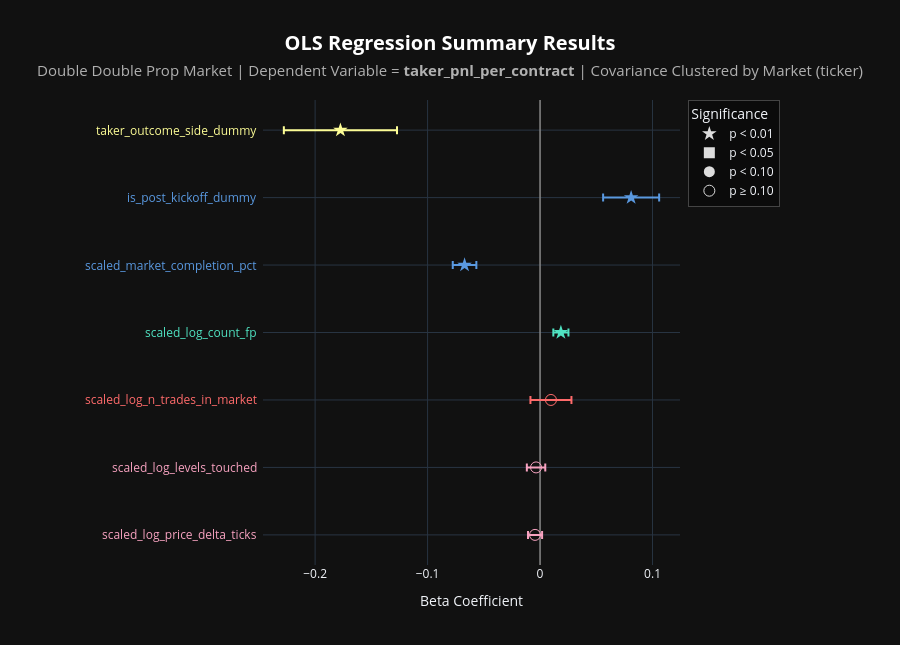

Notebook cell for this chart:
### Code cell
# Regression Analysis: Taker PnL
# Note, hover for regression details

graph_regression(
    df           = double_double_df,
    graph_title  = "Double Double",
    side         = 'taker',
    n_req_trades = 500,
    show_const   = False
)

### Figure 1 — Plotly figure (JSON) as saved in the notebook; plotly's stock layout.template omitted (floating-point values rounded to 4 significant figures)
{"data": [{"customdata": [[0.163, 0.003193, -1.395, 0.0628, 0.002394, -1.861, 1.334, -0.01072, 0.001805]], "error_x": {"array": [0.006261], "color": "#F7A2C0", "type": "data", "visible": true}, "hovertemplate": "<b>Independent Variable:</b> %{y}<br><b>Beta:</b> %{x:.4f}<br><b>95% CI:</b> [%{customdata[7]:.4f}, %{customdata[8]:.4f}]<br><br><b>Clustered (by ticker):</b><br>p-value: %{customdata[0]:.4f}<br>Std Error: %{customdata[1]:.4f}<br>t-statistic: %{customdata[2]:.2f}<br><br><b>Naive (non-clustered):</b><br>p-value: %{customdata[3]:.4f}<br>Std Error: %{customdata[4]:.4f}<br>t-statistic: %{customdata[5]:.2f}<br><br><b>SE inflation (clustered / naive):</b> %{customdata[6]:.2f}x<extra></extra>", "marker": {"color": "#F7A2C0", "size": 11, "symbol": "circle-open"}, "mode": "markers", "showlegend": false, "type": "scatter", "x": [-0.004455], "y": ["scaled_log_price_delta_ticks"]}, {"customdata": [[0.3948, 0.004179, -0.8509, 0.1472, 0.002454, -1.449, 1.703, -0.01175, 0.004637]], "error_x": {"array": [0.008193], "color": "#F7A2C0", "type": "data", "visible": true}, "hovertemplate": "<b>Independent Variable:</b> %{y}<br><b>Beta:</b> %{x:.4f}<br><b>95% CI:</b> [%{customdata[7]:.4f}, %{customdata[8]:.4f}]<br><br><b>Clustered (by ticker):</b><br>p-value: %{customdata[0]:.4f}<br>Std Error: %{customdata[1]:.4f}<br>t-statistic: %{customdata[2]:.2f}<br><br><b>Naive (non-clustered):</b><br>p-value: %{customdata[3]:.4f}<br>Std Error: %{customdata[4]:.4f}<br>t-statistic: %{customdata[5]:.2f}<br><br><b>SE inflation (clustered / naive):</b> %{customdata[6]:.2f}x<extra></extra>", "marker": {"color": "#F7A2C0", "size": 11, "symbol": "circle-open"}, "mode": "markers", "showlegend": false, "type": "scatter", "x": [-0.003556], "y": ["scaled_log_levels_touched"]}, {"customdata": [[0.2975, 0.009296, 1.042, 1.309e-16, 0.00117, 8.274, 7.942, -0.00854, 0.02791]], "error_x": {"array": [0.01822], "color": "#FF6B6B", "type": "data", "visible": true}, "hovertemplate": "<b>Independent Variable:</b> %{y}<br><b>Beta:</b> %{x:.4f}<br><b>95% CI:</b> [%{customdata[7]:.4f}, %{customdata[8]:.4f}]<br><br><b>Clustered (by ticker):</b><br>p-value: %{customdata[0]:.4f}<br>Std Error: %{customdata[1]:.4f}<br>t-statistic: %{customdata[2]:.2f}<br><br><b>Naive (non-clustered):</b><br>p-value: %{customdata[3]:.4f}<br>Std Error: %{customdata[4]:.4f}<br>t-statistic: %{customdata[5]:.2f}<br><br><b>SE inflation (clustered / naive):</b> %{customdata[6]:.2f}x<extra></extra>", "marker": {"color": "#FF6B6B", "size": 11, "symbol": "circle-open"}, "mode": "markers", "showlegend": false, "type": "scatter", "x": [0.009684], "y": ["scaled_log_n_trades_in_market"]}, {"customdata": [[6.521e-08, 0.003427, 5.404, 1.141e-49, 0.001249, 14.82, 2.743, 0.0118, 0.02524]], "error_x": {"array": [0.006719], "color": "#50E3C2", "type": "data", "visible": true}, "hovertemplate": "<b>Independent Variable:</b> %{y}<br><b>Beta:</b> %{x:.4f}<br><b>95% CI:</b> [%{customdata[7]:.4f}, %{customdata[8]:.4f}]<br><br><b>Clustered (by ticker):</b><br>p-value: %{customdata[0]:.4f}<br>Std Error: %{customdata[1]:.4f}<br>t-statistic: %{customdata[2]:.2f}<br><br><b>Naive (non-clustered):</b><br>p-value: %{customdata[3]:.4f}<br>Std Error: %{customdata[4]:.4f}<br>t-statistic: %{customdata[5]:.2f}<br><br><b>SE inflation (clustered / naive):</b> %{customdata[6]:.2f}x<extra></extra>", "marker": {"color": "#50E3C2", "size": 11, "symbol": "star"}, "mode": "markers", "showlegend": false, "type": "scatter", "x": [0.01852], "y": ["scaled_log_count_fp"]}, {"customdata": [[4.319e-36, 0.005351, -12.54, 0, 0.001655, -40.56, 3.233, -0.07761, -0.05663]], "error_x": {"array": [0.01049], "color": "#5A99E0", "type": "data", "visible": true}, "hovertemplate": "<b>Independent Variable:</b> %{y}<br><b>Beta:</b> %{x:.4f}<br><b>95% CI:</b> [%{customdata[7]:.4f}, %{customdata[8]:.4f}]<br><br><b>Clustered (by ticker):</b><br>p-value: %{customdata[0]:.4f}<br>Std Error: %{customdata[1]:.4f}<br>t-statistic: %{customdata[2]:.2f}<br><br><b>Naive (non-clustered):</b><br>p-value: %{customdata[3]:.4f}<br>Std Error: %{customdata[4]:.4f}<br>t-statistic: %{customdata[5]:.2f}<br><br><b>SE inflation (clustered / naive):</b> %{customdata[6]:.2f}x<extra></extra>", "marker": {"color": "#5A99E0", "size": 11, "symbol": "star"}, "mode": "markers", "showlegend": false, "type": "scatter", "x": [-0.06712], "y": ["scaled_market_completion_pct"]}, {"customdata": [[1.855e-10, 0.01271, 6.373, 1.666e-111, 0.003605, 22.46, 3.525, 0.05606, 0.1059]], "error_x": {"array": [0.02491], "color": "#5A99E0", "type": "data", "visible": true}, "hovertemplate": "<b>Independent Variable:</b> %{y}<br><b>Beta:</b> %{x:.4f}<br><b>95% CI:</b> [%{customdata[7]:.4f}, %{customdata[8]:.4f}]<br><br><b>Clustered (by ticker):</b><br>p-value: %{customdata[0]:.4f}<br>Std Error: %{customdata[1]:.4f}<br>t-statistic: %{customdata[2]:.2f}<br><br><b>Naive (non-clustered):</b><br>p-value: %{customdata[3]:.4f}<br>Std Error: %{customdata[4]:.4f}<br>t-statistic: %{customdata[5]:.2f}<br><br><b>SE inflation (clustered / naive):</b> %{customdata[6]:.2f}x<extra></extra>", "marker": {"color": "#5A99E0", "size": 11, "symbol": "star"}, "mode": "markers", "showlegend": false, "type": "scatter", "x": [0.08097], "y": ["is_post_kickoff_dummy"]}, {"customdata": [[4.595e-12, 0.02566, -6.918, 0, 0.003488, -50.88, 7.356, -0.2278, -0.1272]], "error_x": {"array": [0.0503], "color": "#FDFD96", "type": "data", "visible": true}, "hovertemplate": "<b>Independent Variable:</b> %{y}<br><b>Beta:</b> %{x:.4f}<br><b>95% CI:</b> [%{customdata[7]:.4f}, %{customdata[8]:.4f}]<br><br><b>Clustered (by ticker):</b><br>p-value: %{customdata[0]:.4f}<br>Std Error: %{customdata[1]:.4f}<br>t-statistic: %{customdata[2]:.2f}<br><br><b>Naive (non-clustered):</b><br>p-value: %{customdata[3]:.4f}<br>Std Error: %{customdata[4]:.4f}<br>t-statistic: %{customdata[5]:.2f}<br><br><b>SE inflation (clustered / naive):</b> %{customdata[6]:.2f}x<extra></extra>", "marker": {"color": "#FDFD96", "size": 11, "symbol": "star"}, "mode": "markers", "showlegend": false, "type": "scatter", "x": [-0.1775], "y": ["taker_outcome_side_dummy"]}, {"hoverinfo": "skip", "marker": {"color": "#dddddd", "size": 11, "symbol": "star"}, "mode": "markers", "name": "p < 0.01", "showlegend": true, "type": "scatter", "x": [null], "y": [null]}, {"hoverinfo": "skip", "marker": {"color": "#dddddd", "size": 11, "symbol": "square"}, "mode": "markers", "name": "p < 0.05", "showlegend": true, "type": "scatter", "x": [null], "y": [null]}, {"hoverinfo": "skip", "marker": {"color": "#dddddd", "size": 11, "symbol": "circle"}, "mode": "markers", "name": "p < 0.10", "showlegend": true, "type": "scatter", "x": [null], "y": [null]}, {"hoverinfo": "skip", "marker": {"color": "#dddddd", "size": 11, "symbol": "circle-open"}, "mode": "markers", "name": "p ≥ 0.10", "showlegend": true, "type": "scatter", "x": [null], "y": [null]}], "layout": {"annotations": [{"font": {"color": "#F7A2C0", "size": 12}, "showarrow": false, "text": "scaled_log_price_delta_ticks", "x": -0.01, "xanchor": "right", "xref": "paper", "y": "scaled_log_price_delta_ticks", "yanchor": "middle", "yref": "y"}, {"font": {"color": "#F7A2C0", "size": 12}, "showarrow": false, "text": "scaled_log_levels_touched", "x": -0.01, "xanchor": "right", "xref": "paper", "y": "scaled_log_levels_touched", "yanchor": "middle", "yref": "y"}, {"font": {"color": "#FF6B6B", "size": 12}, "showarrow": false, "text": "scaled_log_n_trades_in_market", "x": -0.01, "xanchor": "right", "xref": "paper", "y": "scaled_log_n_trades_in_market", "yanchor": "middle", "yref": "y"}, {"font": {"color": "#50E3C2", "size": 12}, "showarrow": false, "text": "scaled_log_count_fp", "x": -0.01, "xanchor": "right", "xref": "paper", "y": "scaled_log_count_fp", "yanchor": "middle", "yref": "y"}, {"font": {"color": "#5A99E0", "size": 12}, "showarrow": false, "text": "scaled_market_completion_pct", "x": -0.01, "xanchor": "right", "xref": "paper", "y": "scaled_market_completion_pct", "yanchor": "middle", "yref": "y"}, {"font": {"color": "#5A99E0", "size": 12}, "showarrow": false, "text": "is_post_kickoff_dummy", "x": -0.01, "xanchor": "right", "xref": "paper", "y": "is_post_kickoff_dummy", "yanchor": "middle", "yref": "y"}, {"font": {"color": "#FDFD96", "size": 12}, "showarrow": false, "text": "taker_outcome_side_dummy", "x": -0.01, "xanchor": "right", "xref": "paper", "y": "taker_outcome_side_dummy", "yanchor": "middle", "yref": "y"}], "height": 645, "legend": {"bgcolor": "rgba(0,0,0,0.35)", "bordercolor": "#444444", "borderwidth": 1, "title": {"text": "Significance"}, "x": 1.02, "xanchor": "left", "y": 1, "yanchor": "top"}, "margin": {"l": 263, "r": 220}, "paper_bgcolor": "#111111", "plot_bgcolor": "#111111", "title": {"font": {"color": "#ffffff", "size": 20}, "text": "<b>OLS Regression Summary Results</b><br><span style='font-size: 15px; color: #b0b0b0;'>Double Double Prop Market | Dependent Variable = <b>taker_pnl_per_contract</b> | Covariance Clustered by Market (ticker)</span>", "x": 0.5, "xanchor": "center"}, "xaxis": {"title": {"text": "Beta Coefficient"}, "zeroline": true, "zerolinecolor": "#888888", "zerolinewidth": 1.5}, "yaxis": {"showticklabels": false, "title": {}}}}
